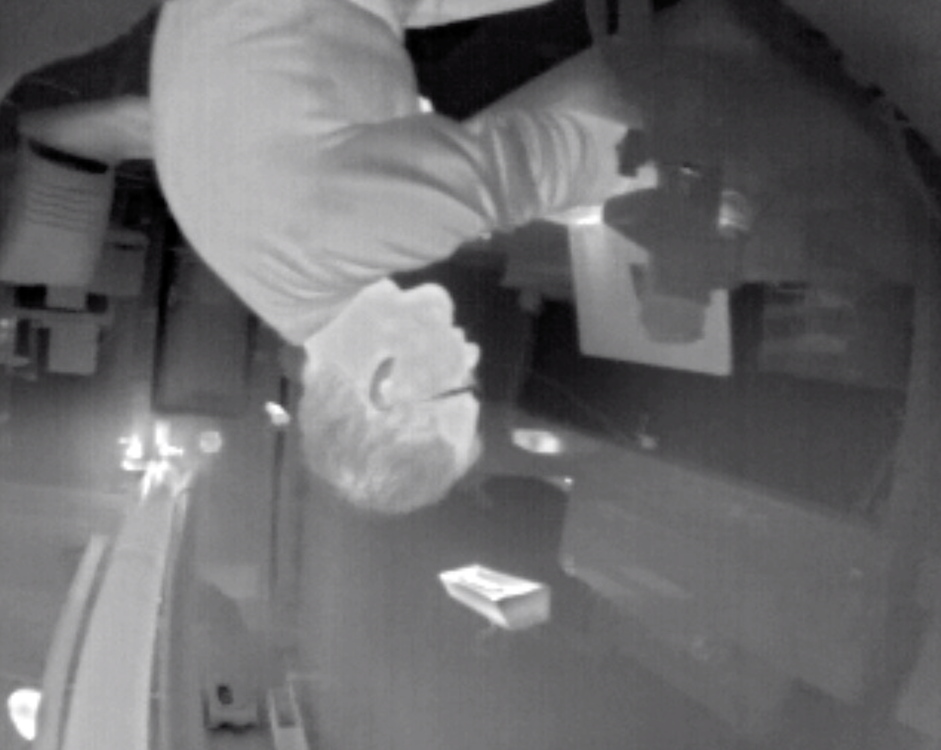
#> input picture test.png, 941 x 750 px, shrunk from 1766 x 1408 before the run
$ python segmentation.py
#> lines starting #> are read from the running program, lines starting #| are printed output that depends on the picture; after the words box and inside, x2 and y2 are one past the last pixel; in counts of white or black regions, pixels touching at a corner belong together
import numpy as np
import cv2

img = cv2.imread('./test.png')
#> img is the input picture: shape (750, 941, 3); mean B, G, R 106.9, 105.4, 106.7
print(img.shape)
#| (750, 941, 3)
# cv2.imshow("new",img)
# cv2.waitKey(0)
# cv2.destroyAllWindows()

gray = cv2.cvtColor(img,cv2.COLOR_BGR2GRAY)
print(gray.shape)
#| (750, 941)
# cv2.imshow("new",gray)
# cv2.waitKey(0)
# cv2.destroyAllWindows()

ret, thresh = cv2.threshold(gray,0,255,cv2.THRESH_BINARY_INV+cv2.THRESH_OTSU)
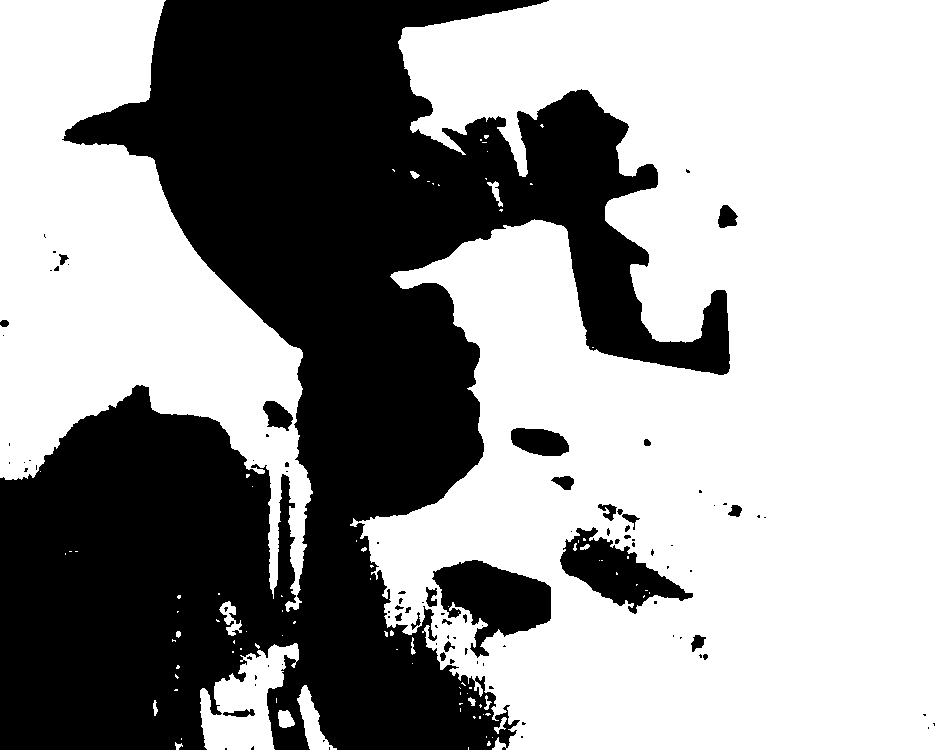
#> thresh: shape (750, 941); 60.4% white; 96 black regions (68 under 20 px), largest, box (x1, y1, x2, y2) and area: (0, 0, 730, 750) 264102, (432, 560, 551, 658) 6325, (560, 527, 693, 614) 4887
#> ret = 114
# cv2.imshow("new",thresh)
# cv2.waitKey(0)
# cv2.destroyAllWindows()

kernel = np.ones((3,3),np.uint8)
opening = cv2.morphologyEx(thresh,cv2.MORPH_OPEN,kernel, iterations = 2)
#> opening: shape (750, 941); 59.9% white; 46 black regions (33 under 20 px), largest, box (x1, y1, x2, y2) and area: (0, 0, 730, 750) 274959, (560, 527, 693, 614) 5211, (511, 428, 569, 456) 1239

# sure background area
sure_bg = cv2.dilate(opening,kernel,iterations=3)
#> sure_bg: shape (750, 941); 63.2% white; 15 black regions (7 under 20 px), largest, box (x1, y1, x2, y2) and area: (0, 0, 727, 750) 249300, (430, 564, 548, 653) 5321, (564, 533, 682, 609) 3784

# Finding sure foreground area
dist_transform = cv2.distanceTransform(opening,cv2.DIST_L2,5)
ret, sure_fg = cv2.threshold(dist_transform,0.7*dist_transform.max(),255,0)
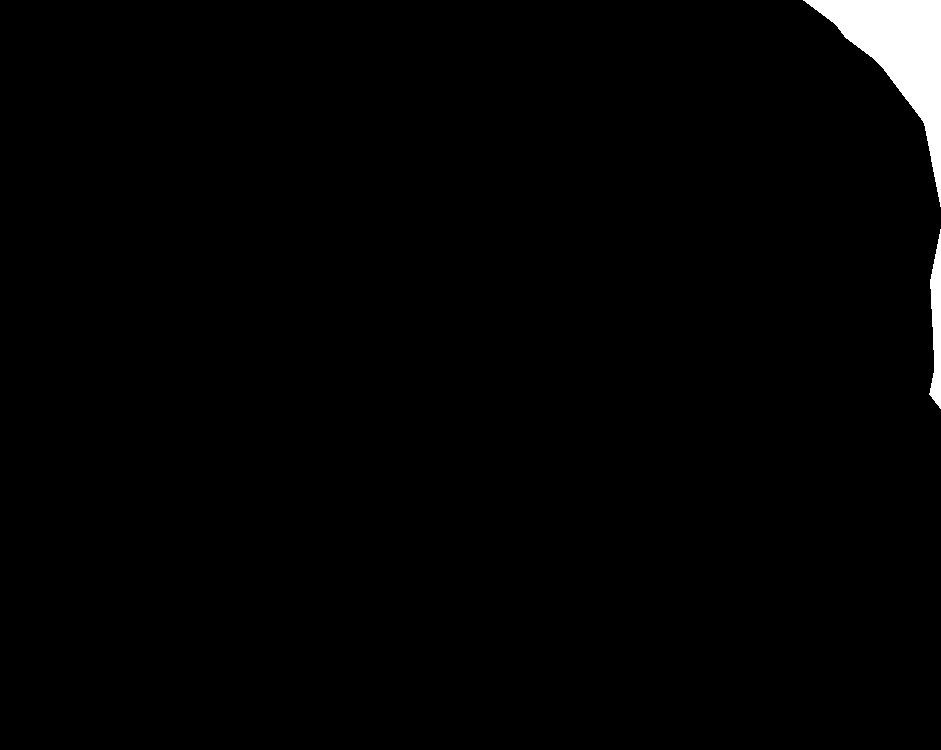
#> sure_fg: shape (750, 941) float32; 1.5% white; 2 white regions, box (x1, y1, x2, y2) and area: (803, 0, 941, 207) 9441, (929, 229, 941, 409) 1389
#> ret = 204.8


# Finding unknown region
sure_fg = np.uint8(sure_fg)
unknown = cv2.subtract(sure_bg,sure_fg)
#> unknown: shape (750, 941); 61.7% white; 17 black regions (7 under 20 px), largest, box (x1, y1, x2, y2) and area: (0, 0, 727, 750) 249300, (803, 0, 941, 207) 9441, (430, 564, 548, 653) 5321

ret, markers = cv2.connectedComponents(sure_fg)
#> markers: shape (750, 941) int32; 3 distinct labels, from 0 to 2
#> ret = 3

markers = markers+1
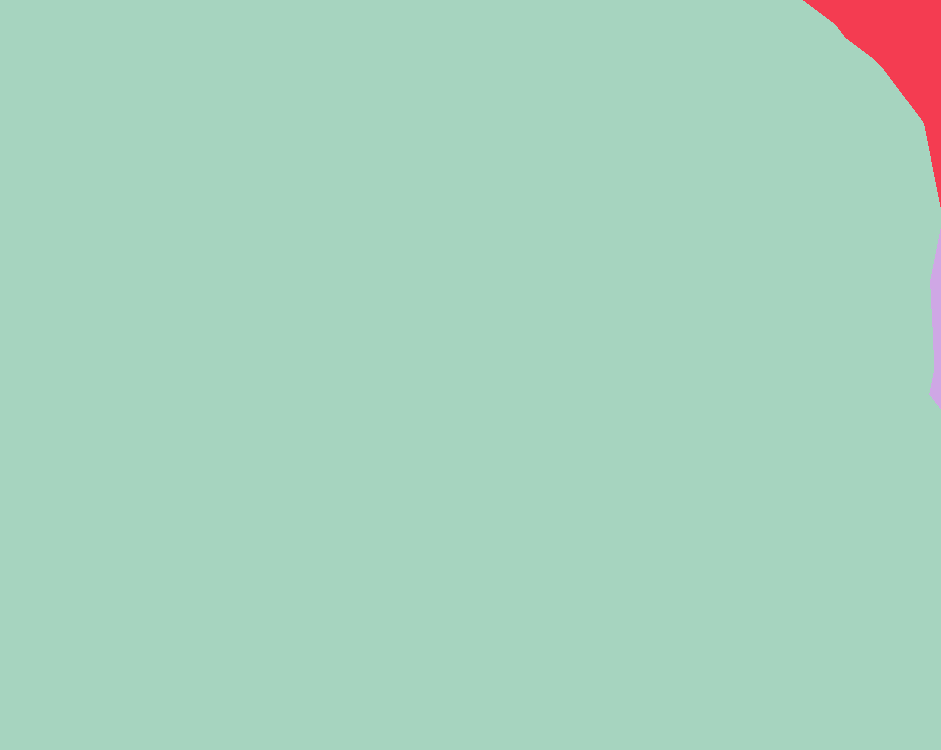
#> markers: shape (750, 941) int32; 3 distinct labels, from 1 to 3; one colour per label, 0 black

markers[unknown==255] = 0
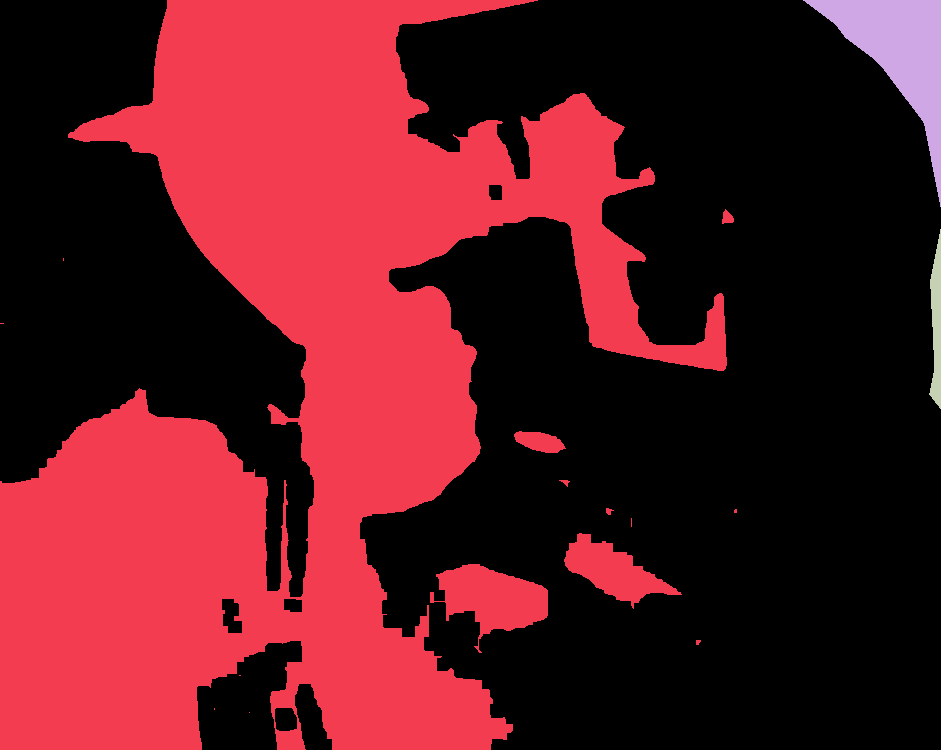
#> markers: shape (750, 941) int32; 4 distinct labels, from 0 to 3; one colour per label, 0 black

markers = cv2.watershed(img,markers)
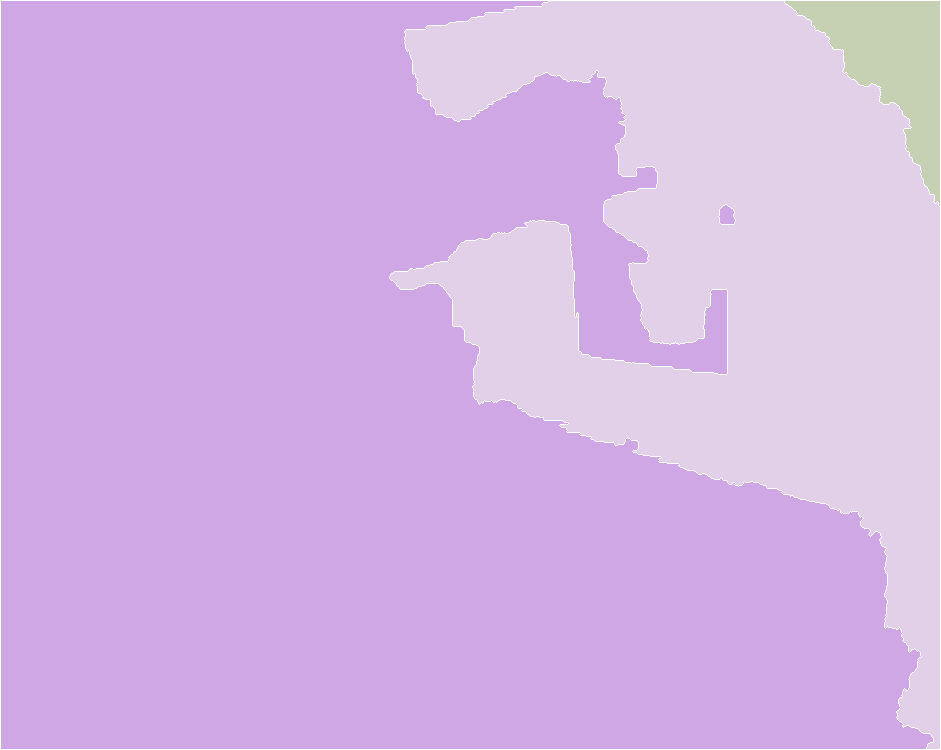
#> markers: shape (750, 941) int32; 4 distinct labels, from -1 to 3; one colour per label, 0 black, -1 white
img[markers == -1] = [255,0,0]
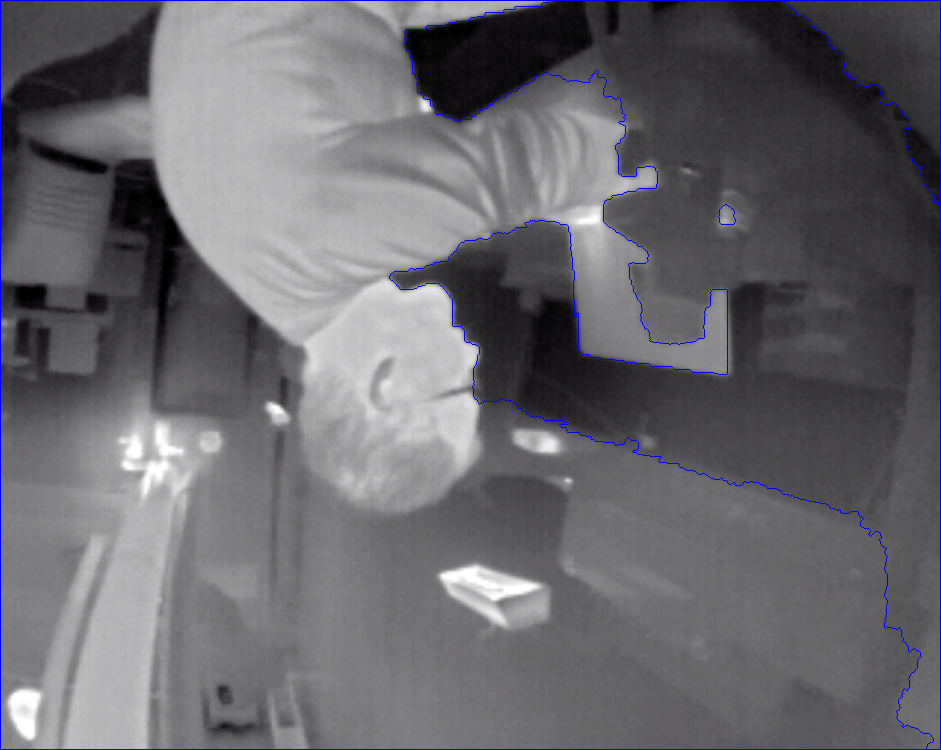
#> img: shape (750, 941, 3); 0.88% of pixels changed, all inside (x1, y1, x2, y2) = (0, 0, 941, 750)
# cv2.imshow("new",img)
# cv2.waitKey(0)
# cv2.destroyAllWindows()
